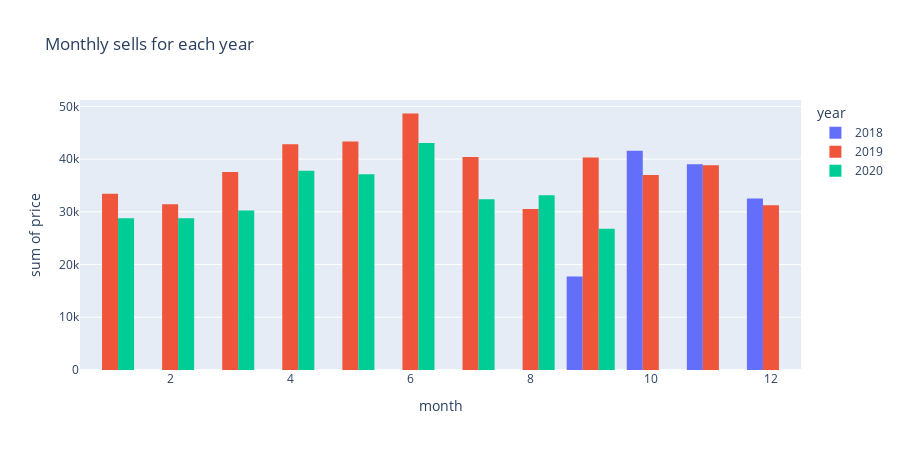

Notebook code cell kept with this figure:
### Markdown cell above
Monthly sales shows that it is highest in summers

### Code cell
df_temp = df_transaction.groupby(["year", "month"]).agg({"price": "sum"}).reset_index()

px.histogram(
    df_temp,
    x="month",
    y="price",
    title='Monthly sells for each year',
    color='year',
    barmode='group',
    nbins=12,
    width=900,
    height=450
).show()

### Figure 1 — Plotly figure (JSON) as saved in the notebook; plotly's stock layout.template omitted (floating-point values rounded to 4 significant figures)
{"data": [{"alignmentgroup": "True", "bingroup": "x", "histfunc": "sum", "hovertemplate": "year=2018<br>month=%{x}<br>sum of price=%{y}<extra></extra>", "legendgroup": "2018", "marker": {"color": "#636efa", "pattern": {"shape": ""}}, "name": "2018", "nbinsx": 12, "offsetgroup": "2018", "orientation": "v", "showlegend": true, "type": "histogram", "x": [9, 10, 11, 12], "xaxis": "x", "y": [17760.0, 41580.0, 39000.0, 32530.0], "yaxis": "y"}, {"alignmentgroup": "True", "bingroup": "x", "histfunc": "sum", "hovertemplate": "year=2019<br>month=%{x}<br>sum of price=%{y}<extra></extra>", "legendgroup": "2019", "marker": {"color": "#EF553B", "pattern": {"shape": ""}}, "name": "2019", "nbinsx": 12, "offsetgroup": "2019", "orientation": "v", "showlegend": true, "type": "histogram", "x": [1, 2, 3, 4, 5, 6, 7, 8, 9, 10, 11, 12], "xaxis": "x", "y": [33450.0, 31430.0, 37550.0, 42820.0, 43360.0, 48650.0, 40390.0, 30550.0, 40300.0, 36990.0, 38850.0, 31270.0], "yaxis": "y"}, {"alignmentgroup": "True", "bingroup": "x", "histfunc": "sum", "hovertemplate": "year=2020<br>month=%{x}<br>sum of price=%{y}<extra></extra>", "legendgroup": "2020", "marker": {"color": "#00cc96", "pattern": {"shape": ""}}, "name": "2020", "nbinsx": 12, "offsetgroup": "2020", "orientation": "v", "showlegend": true, "type": "histogram", "x": [1, 2, 3, 4, 5, 6, 7, 8, 9], "xaxis": "x", "y": [28790.0, 28790.0, 30270.0, 37810.0, 37150.0, 43060.0, 32360.0, 33130.0, 26800.0], "yaxis": "y"}], "layout": {"barmode": "group", "height": 450, "legend": {"title": {"text": "year"}, "tracegroupgap": 0}, "title": {"text": "Monthly sells for each year"}, "width": 900, "xaxis": {"anchor": "y", "domain": [0, 1], "title": {"text": "month"}}, "yaxis": {"anchor": "x", "domain": [0, 1], "title": {"text": "sum of price"}}}}
